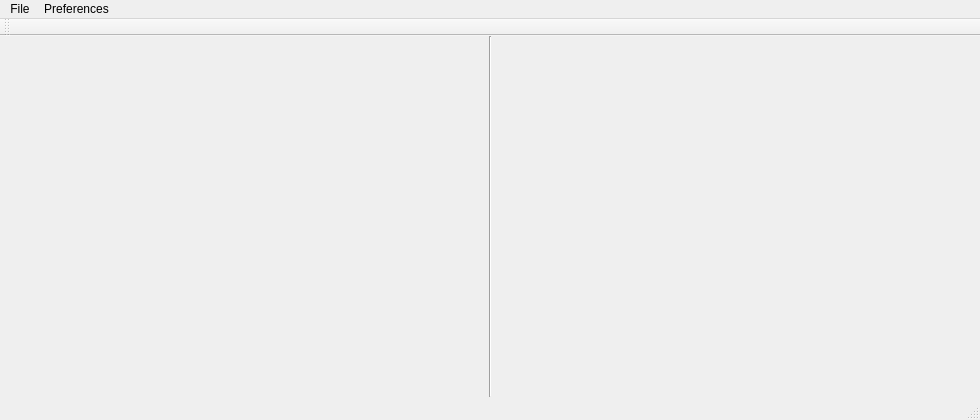
<?xml version="1.0" encoding="UTF-8"?>
<ui version="4.0">
 <class>ViewerClass</class>
 <widget class="QMainWindow" name="ViewerClass">
  <property name="geometry">
   <rect>
    <x>0</x>
    <y>0</y>
    <width>980</width>
    <height>420</height>
   </rect>
  </property>
  <property name="windowTitle">
   <string>Viewer</string>
  </property>
  <widget class="QWidget" name="centralWidget">
   <widget class="QWidget" name="main_widget_left" native="true">
    <property name="geometry">
     <rect>
      <x>0</x>
      <y>0</y>
      <width>480</width>
      <height>360</height>
     </rect>
    </property>
   </widget>
   <widget class="QWidget" name="main_widget_right" native="true">
    <property name="geometry">
     <rect>
      <x>500</x>
      <y>0</y>
      <width>480</width>
      <height>360</height>
     </rect>
    </property>
   </widget>
   <widget class="Line" name="line">
    <property name="geometry">
     <rect>
      <x>480</x>
      <y>0</y>
      <width>21</width>
      <height>361</height>
     </rect>
    </property>
    <property name="orientation">
     <enum>Qt::Vertical</enum>
    </property>
   </widget>
  </widget>
  <widget class="QMenuBar" name="menuBar">
   <property name="geometry">
    <rect>
     <x>0</x>
     <y>0</y>
     <width>980</width>
     <height>21</height>
    </rect>
   </property>
   <widget class="QMenu" name="menuFile">
    <property name="title">
     <string>File</string>
    </property>
    <addaction name="main_action_quit"/>
   </widget>
   <widget class="QMenu" name="menuPreferences">
    <property name="title">
     <string>Preferences</string>
    </property>
    <addaction name="main_action_preferences"/>
   </widget>
   <addaction name="menuFile"/>
   <addaction name="menuPreferences"/>
  </widget>
  <widget class="QToolBar" name="mainToolBar">
   <attribute name="toolBarArea">
    <enum>TopToolBarArea</enum>
   </attribute>
   <attribute name="toolBarBreak">
    <bool>false</bool>
   </attribute>
  </widget>
  <widget class="QStatusBar" name="statusBar"/>
  <action name="main_action_quit">
   <property name="text">
    <string>Quit</string>
   </property>
  </action>
  <action name="main_action_preferences">
   <property name="text">
    <string>Preferences</string>
   </property>
  </action>
 </widget>
 <layoutdefault spacing="6" margin="11"/>
 <resources>
  <include location="viewer.qrc"/>
 </resources>
 <connections/>
</ui>
